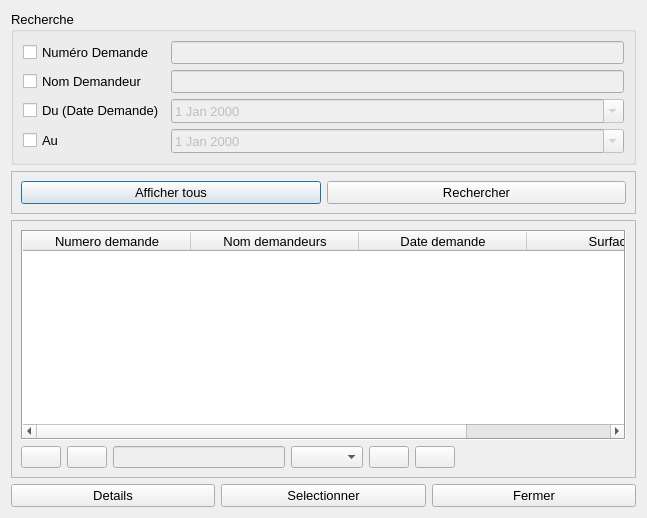
<?xml version="1.0" encoding="UTF-8"?>
<ui version="4.0">
 <class>Dialog</class>
 <widget class="QDialog" name="Dialog">
  <property name="geometry">
   <rect>
    <x>0</x>
    <y>0</y>
    <width>647</width>
    <height>518</height>
   </rect>
  </property>
  <property name="windowTitle">
   <string>Recherche demande certficat</string>
  </property>
  <property name="windowIcon">
   <iconset resource="../icons.qrc">
    <normaloff>:/std/icone/listing.png</normaloff>:/std/icone/listing.png</iconset>
  </property>
  <property name="modal">
   <bool>false</bool>
  </property>
  <layout class="QVBoxLayout" name="verticalLayout_2">
   <item>
    <widget class="QGroupBox" name="groupBox">
     <property name="font">
      <font>
       <pointsize>10</pointsize>
      </font>
     </property>
     <property name="title">
      <string>Recherche</string>
     </property>
     <layout class="QHBoxLayout" name="horizontalLayout_4">
      <item>
       <layout class="QGridLayout" name="gridLayout">
        <item row="1" column="0">
         <widget class="QCheckBox" name="checkBoxNomDemandeur">
          <property name="font">
           <font>
            <pointsize>10</pointsize>
           </font>
          </property>
          <property name="text">
           <string>Nom Demandeur</string>
          </property>
         </widget>
        </item>
        <item row="2" column="0">
         <widget class="QCheckBox" name="checkBoxDateDemande">
          <property name="font">
           <font>
            <pointsize>10</pointsize>
           </font>
          </property>
          <property name="text">
           <string>Du (Date Demande)</string>
          </property>
         </widget>
        </item>
        <item row="3" column="0">
         <widget class="QCheckBox" name="checkBox">
          <property name="font">
           <font>
            <pointsize>10</pointsize>
           </font>
          </property>
          <property name="text">
           <string>Au</string>
          </property>
         </widget>
        </item>
        <item row="1" column="1">
         <widget class="QLineEdit" name="lineEditNomDemandeur">
          <property name="enabled">
           <bool>false</bool>
          </property>
          <property name="font">
           <font>
            <pointsize>10</pointsize>
           </font>
          </property>
         </widget>
        </item>
        <item row="3" column="1">
         <widget class="QDateEdit" name="auDateEdit">
          <property name="enabled">
           <bool>false</bool>
          </property>
          <property name="font">
           <font>
            <pointsize>10</pointsize>
           </font>
          </property>
          <property name="calendarPopup">
           <bool>true</bool>
          </property>
         </widget>
        </item>
        <item row="0" column="0">
         <widget class="QCheckBox" name="checkBoxNumeroDemande">
          <property name="font">
           <font>
            <pointsize>10</pointsize>
           </font>
          </property>
          <property name="text">
           <string>Numéro Demande</string>
          </property>
         </widget>
        </item>
        <item row="0" column="1">
         <widget class="QLineEdit" name="lineEditNumeroDemande">
          <property name="enabled">
           <bool>false</bool>
          </property>
         </widget>
        </item>
        <item row="2" column="1">
         <widget class="QDateEdit" name="dateEditDateDemande">
          <property name="enabled">
           <bool>false</bool>
          </property>
          <property name="calendarPopup">
           <bool>true</bool>
          </property>
         </widget>
        </item>
       </layout>
      </item>
     </layout>
    </widget>
   </item>
   <item>
    <widget class="QFrame" name="frame">
     <property name="frameShape">
      <enum>QFrame::StyledPanel</enum>
     </property>
     <property name="frameShadow">
      <enum>QFrame::Raised</enum>
     </property>
     <layout class="QVBoxLayout" name="verticalLayout_3">
      <item>
       <layout class="QHBoxLayout" name="horizontalLayout">
        <item>
         <widget class="QPushButton" name="pushButtonAfficherTous">
          <property name="font">
           <font>
            <pointsize>10</pointsize>
           </font>
          </property>
          <property name="text">
           <string>Afficher tous</string>
          </property>
         </widget>
        </item>
        <item>
         <widget class="QPushButton" name="pushButtonRechercher">
          <property name="font">
           <font>
            <pointsize>10</pointsize>
           </font>
          </property>
          <property name="text">
           <string>Rechercher</string>
          </property>
         </widget>
        </item>
       </layout>
      </item>
     </layout>
    </widget>
   </item>
   <item>
    <widget class="QFrame" name="frame_3">
     <property name="frameShape">
      <enum>QFrame::StyledPanel</enum>
     </property>
     <property name="frameShadow">
      <enum>QFrame::Raised</enum>
     </property>
     <layout class="QVBoxLayout" name="verticalLayout_5">
      <item>
       <layout class="QVBoxLayout" name="verticalLayout">
        <item>
         <widget class="QTableWidget" name="tableWidget">
          <property name="font">
           <font>
            <pointsize>10</pointsize>
           </font>
          </property>
          <property name="frameShape">
           <enum>QFrame::Box</enum>
          </property>
          <attribute name="horizontalHeaderDefaultSectionSize">
           <number>168</number>
          </attribute>
          <column>
           <property name="text">
            <string>Numero demande</string>
           </property>
          </column>
          <column>
           <property name="text">
            <string>Nom demandeurs</string>
           </property>
          </column>
          <column>
           <property name="text">
            <string>Date demande</string>
           </property>
          </column>
          <column>
           <property name="text">
            <string>Surface</string>
           </property>
          </column>
         </widget>
        </item>
       </layout>
      </item>
      <item>
       <layout class="QHBoxLayout" name="horizontalLayout_5">
        <item>
         <widget class="QPushButton" name="btnDebut">
          <property name="text">
           <string/>
          </property>
          <property name="icon">
           <iconset resource="../icons.qrc">
            <normaloff>:/arrows/icone/control_start.png</normaloff>:/arrows/icone/control_start.png</iconset>
          </property>
         </widget>
        </item>
        <item>
         <widget class="QPushButton" name="btnPrecedent">
          <property name="text">
           <string/>
          </property>
          <property name="icon">
           <iconset resource="../icons.qrc">
            <normaloff>:/arrows/icone/control_rewind.png</normaloff>:/arrows/icone/control_rewind.png</iconset>
          </property>
         </widget>
        </item>
        <item>
         <widget class="QLineEdit" name="lineEditNumPage">
          <property name="enabled">
           <bool>false</bool>
          </property>
          <property name="alignment">
           <set>Qt::AlignCenter</set>
          </property>
         </widget>
        </item>
        <item>
         <widget class="QComboBox" name="comboBoxNumPage"/>
        </item>
        <item>
         <widget class="QPushButton" name="btnSuivant">
          <property name="text">
           <string/>
          </property>
          <property name="icon">
           <iconset resource="../icons.qrc">
            <normaloff>:/arrows/icone/control_fastforward.png</normaloff>:/arrows/icone/control_fastforward.png</iconset>
          </property>
         </widget>
        </item>
        <item>
         <widget class="QPushButton" name="btnFin">
          <property name="text">
           <string/>
          </property>
          <property name="icon">
           <iconset resource="../icons.qrc">
            <normaloff>:/arrows/icone/control_end.png</normaloff>:/arrows/icone/control_end.png</iconset>
          </property>
         </widget>
        </item>
        <item>
         <spacer name="horizontalSpacer">
          <property name="orientation">
           <enum>Qt::Horizontal</enum>
          </property>
          <property name="sizeHint" stdset="0">
           <size>
            <width>40</width>
            <height>20</height>
           </size>
          </property>
         </spacer>
        </item>
       </layout>
      </item>
     </layout>
    </widget>
   </item>
   <item>
    <layout class="QHBoxLayout" name="horizontalLayout_3">
     <item>
      <widget class="QPushButton" name="pushButtonDetails">
       <property name="font">
        <font>
         <pointsize>10</pointsize>
        </font>
       </property>
       <property name="text">
        <string>Details</string>
       </property>
      </widget>
     </item>
     <item>
      <widget class="QPushButton" name="pushButtonSelection">
       <property name="font">
        <font>
         <pointsize>10</pointsize>
        </font>
       </property>
       <property name="text">
        <string>Selectionner</string>
       </property>
      </widget>
     </item>
     <item>
      <widget class="QPushButton" name="pushButtonQuitter">
       <property name="font">
        <font>
         <pointsize>10</pointsize>
        </font>
       </property>
       <property name="text">
        <string>Fermer</string>
       </property>
      </widget>
     </item>
    </layout>
   </item>
  </layout>
 </widget>
 <resources>
  <include location="../icons.qrc"/>
 </resources>
 <connections/>
</ui>
